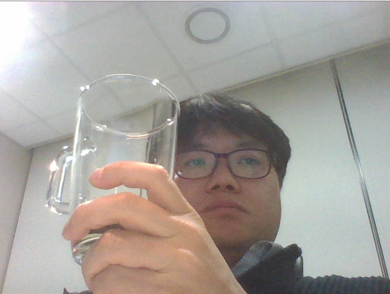
#> input picture cho.png, 390 x 294 px
$ python cv2ex19.py
#> lines starting #> are read from the running program, lines starting #| are printed output that depends on the picture
# Filename : cv2ex19.py

import cv2
import numpy as np

img = cv2.imread('cho.png', cv2.IMREAD_GRAYSCALE)
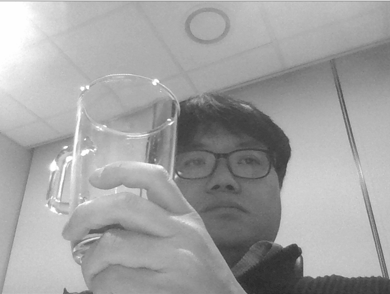
#> img: shape (294, 390); min 43, max 255, mean 162.4
rows,cols = img.shape
#> rows = 294; cols = 390

M = np.float32([[1,0,100],[0,1,50]])
dst = cv2.warpAffine(img, M, (cols,rows))
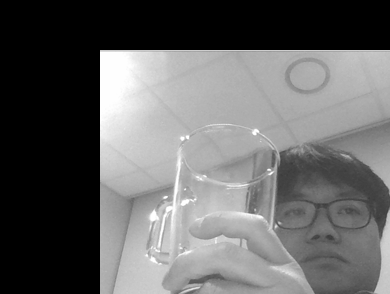
#> dst: shape (294, 390); min 0, max 255, mean 100.6

cv2.imshow('img',dst)
cv2.waitKey(0)
cv2.destroyAllWindows()

$ run again, with timetable.png copied over cho.png
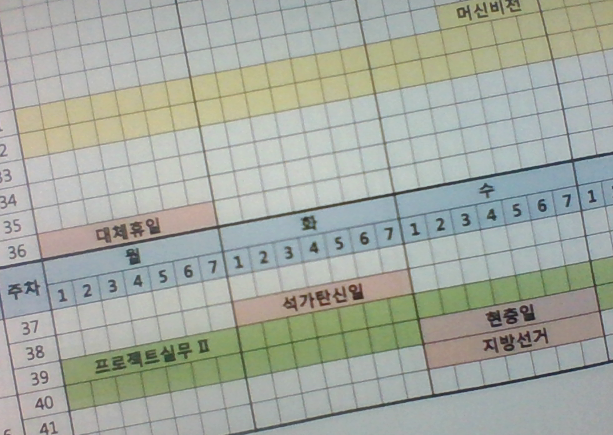
#> input picture timetable.png, 613 x 435 px
#> `img = cv2.imread('cho.png', cv2.IMREAD_GRAYSCALE)`:
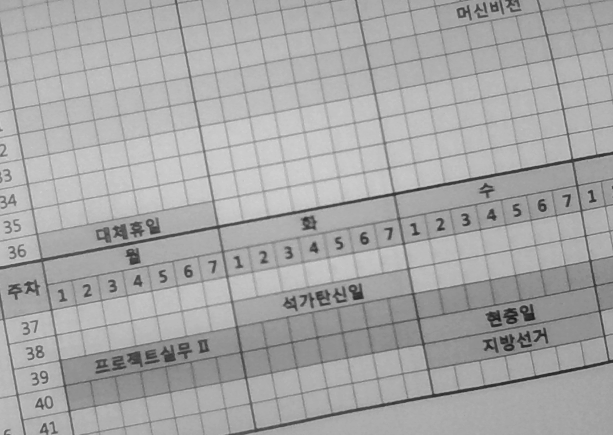
#> img: shape (435, 613); min 21, max 210, mean 166.7
#> `dst = cv2.warpAffine(img, M, (cols,rows))`:
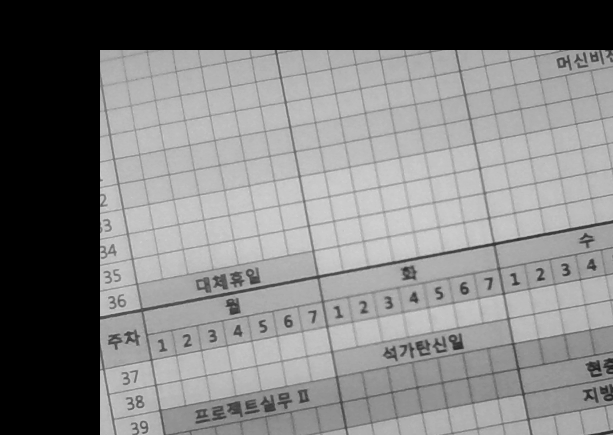
#> dst: shape (435, 613); min 0, max 210, mean 125.4
